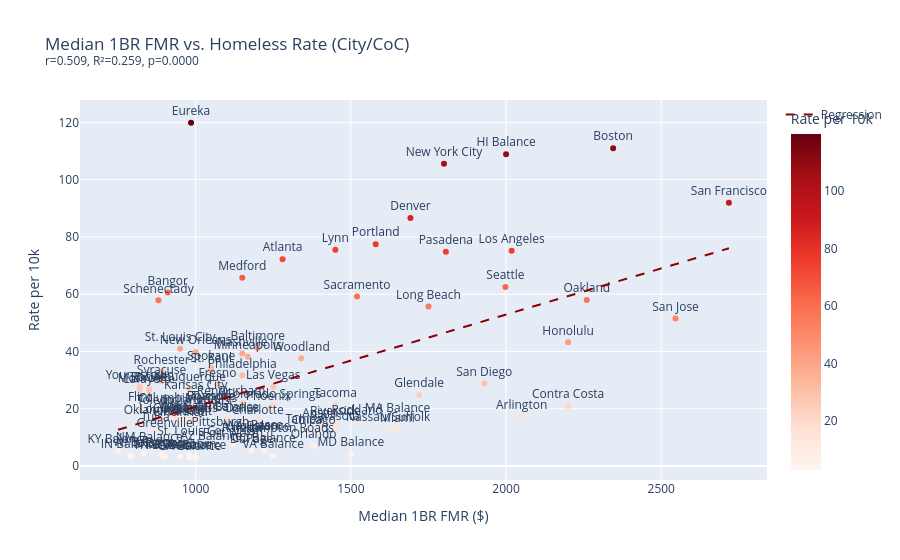

The cell this chart's notebook holds for it:
### Code cell
slope, intercept, r, p, se = stats.linregress(df['median_1br_fmr'], df['homeless_rate_per_10k'])
r2 = r ** 2
print(f'Median 1BR FMR vs homeless rate: r={r:.3f}, R²={r2:.3f}, p={p:.4f}')

x_range = [df['median_1br_fmr'].min(), df['median_1br_fmr'].max()]
y_range = [slope * x + intercept for x in x_range]

fig = px.scatter(
    df, x='median_1br_fmr', y='homeless_rate_per_10k', text='city_name',
    color='homeless_rate_per_10k', color_continuous_scale='Reds',
    hover_name='coc_name',
    title=f'Median 1BR FMR vs. Homeless Rate (City/CoC)<br><sup>r={r:.3f}, R²={r2:.3f}, p={p:.4f}</sup>',
    labels={'median_1br_fmr': 'Median 1BR FMR ($)', 'homeless_rate_per_10k': 'Rate per 10k'},
)
fig.add_trace(go.Scatter(x=x_range, y=y_range, mode='lines', name='Regression', line=dict(color='darkred', dash='dash')))
fig.update_traces(textposition='top center', selector=dict(mode='markers+text'))
fig.show()

### Figure 1 — Plotly figure (JSON) as saved in the notebook; plotly's stock layout.template omitted (floating-point values rounded to 4 significant figures)
{"data": [{"hovertemplate": "<b>%{hovertext}</b><br><br>Median 1BR FMR ($)=%{x}<br>Rate per 10k=%{marker.color}<br>city_name=%{text}<extra></extra>", "hovertext": ["Los Angeles City & County CoC", "San Diego City & County CoC", "Sacramento City & County CoC", "Oakland, Berkeley/Alameda County CoC", "San Francisco CoC", "Fresno City & County CoC", "Pasadena CoC", "Humboldt County CoC", "Contra Costa County CoC", "Yolo County CoC", "Long Beach CoC", "Glendale CoC", "San Jose/Santa Clara City & County CoC", "Riverside City & County CoC", "New York City CoC", "Syracuse, Auburn/Onondaga, Oswego Counties CoC", "Nassau, Suffolk Counties CoC", "Rockland County CoC", "Schenectady City & County CoC", "Seattle/King County CoC", "Washington Balance of State CoC", "Spokane City & County CoC", "Tacoma/Lakewood/Pierce County CoC", "Portland/Multnomah County CoC", "Oregon Balance of State CoC", "Medford/Ashland/Jackson County CoC", "Houston/Harris County CoC", "Dallas City & County CoC", "Fort Worth/Arlington/Tarrant County CoC", "Austin/Travis County CoC", "Waco/McLennan County CoC", "Sarasota/Bradenton/Manatee, Sarasota Counties CoC", "Tampa/Hillsborough County CoC", "Orlando/Orange, Osceola, Seminole Counties CoC", "Pasco County CoC", "Miami/Dade County CoC", "Metropolitan Denver CoC", "Colorado Balance of State CoC", "Colorado Springs/El Paso County CoC", "Boston CoC", "Massachusetts Balance of State CoC", "Lynn CoC", "Phoenix/Mesa/Maricopa County CoC", "Arizona Balance of State CoC", "Tucson/Pima County CoC", "Chicago CoC", "Illinois Balance of State CoC", "DuPage County CoC", "Minneapolis/Hennepin County CoC", "Saint Paul/Ramsey County CoC", "Rochester/Southeast Minnesota CoC", "Philadelphia CoC", "Pittsburgh/Allegheny County CoC", "Pennsylvania Balance of State CoC", "Atlanta CoC", "Georgia Balance of State CoC", "Las Vegas/Clark County CoC", "Reno/Sparks/Washoe County CoC", "Detroit CoC", "Dearborn/Dearborn Heights/Westland/Wayne County CoC", "Flint/Genesee County CoC", "Cincinnati/Hamilton County CoC", "Toledo/Lucas County CoC", "Columbus/Franklin County CoC", "Youngstown/Mahoning County CoC", "Cleveland/Cuyahoga County CoC", "Baltimore CoC", "Maryland Balance of State CoC", "Roanoke City & County/Salem CoC", "Newport News/Hampton/Virginia Beach CoC", "Arlington County CoC", "Virginia Balance of State CoC", "Raleigh/Wake County CoC", "Charlotte/Mecklenburg County CoC", "Durham County CoC", "North Carolina Balance of State CoC", "Hawaii Balance of State CoC", "Honolulu CoC", "Indianapolis CoC", "Indiana Balance of State CoC", "Nashville/Davidson County CoC", "Memphis/Shelby County CoC", "Tennessee Balance of State CoC", "St. Louis City CoC", "St. Louis County CoC", "Kansas City CoC", "Lafayette/Acadiana CoC", "New Orleans/Jefferson Parish CoC", "Monroe/Northeast Louisiana CoC", "Wisconsin Balance of State CoC", "Racine City & County CoC", "Albuquerque CoC", "New Mexico Balance of State CoC", "Oklahoma City CoC", "Tulsa City & County CoC", "Louisville/Jefferson County CoC", "Kentucky Balance of State CoC", "Columbia/Midlands CoC", "Greenville/Anderson/Spartanburg CoC", "Maine Balance of State CoC", "Bangor/Penobscot County CoC"], "legendgroup": "", "marker": {"color": [75.21, 28.83, 59.17, 57.94, 91.94, 28.55, 74.84, 119.9, 20.96, 37.61, 55.7, 24.73, 51.51, 15.04, 105.6, 29.6, 12.9, 15.43, 57.88, 62.52, 9.84, 34.26, 21.37, 77.47, 16.41, 65.72, 10.02, 16.11, 7.49, 14.26, 16.49, 13.46, 12.21, 7.03, 10.39, 12.78, 86.62, 5.61, 21.06, 111.0, 16.1, 75.5, 20.36, 6.38, 20.5, 11.92, 3.95, 5.5, 38.17, 33.47, 32.93, 31.58, 11.31, 3.18, 72.22, 3.06, 27.63, 21.93, 15.14, 3.64, 19.96, 14.86, 18.85, 16.12, 27.62, 16.08, 41.18, 4.15, 20.24, 9.08, 17.26, 3.5, 9.16, 15.54, 22.21, 3.32, 108.9, 43.22, 19.01, 3.47, 39.28, 19.73, 3.34, 40.92, 8.09, 24.29, 26.41, 39.75, 26.7, 4.41, 27.06, 27.06, 6.19, 15.51, 12.85, 15.94, 5.44, 19.51, 11.0, 16.7, 60.62], "coloraxis": "coloraxis", "symbol": "circle"}, "mode": "markers+text", "name": "", "orientation": "v", "showlegend": false, "text": ["Los Angeles", "San Diego", "Sacramento", "Oakland", "San Francisco", "Fresno", "Pasadena", "Eureka", "Contra Costa", "Woodland", "Long Beach", "Glendale", "San Jose", "Riverside", "New York City", "Syracuse", "Nassau/Suffolk", "Rockland", "Schenectady", "Seattle", "WA Balance", "Spokane", "Tacoma", "Portland", "OR Balance", "Medford", "Houston", "Dallas", "Fort Worth", "Austin", "Waco", "Sarasota", "Tampa", "Orlando", "Pasco", "Miami", "Denver", "CO Balance", "Colorado Springs", "Boston", "MA Balance", "Lynn", "Phoenix", "AZ Balance", "Tucson", "Chicago", "IL Balance", "DuPage", "Minneapolis", "St. Paul", "Rochester", "Philadelphia", "Pittsburgh", "PA Balance", "Atlanta", "GA Balance", "Las Vegas", "Reno", "Detroit", "Dearborn", "Flint", "Cincinnati", "Toledo", "Columbus", "Youngstown", "Cleveland", "Baltimore", "MD Balance", "Roanoke", "Hampton Roads", "Arlington", "VA Balance", "Raleigh", "Charlotte", "Durham", "NC Balance", "HI Balance", "Honolulu", "Indianapolis", "IN Balance", "Nashville", "Memphis", "TN Balance", "St. Louis City", "St. Louis Co", "Kansas City", "Lafayette", "New Orleans", "Monroe", "WI Balance", "Racine", "Albuquerque", "NM Balance", "Oklahoma City", "Tulsa", "Louisville", "KY Balance", "Columbia", "Greenville", "ME Balance", "Bangor"], "textposition": "top center", "type": "scatter", "x": [2018, 1930, 1520, 2260, 2718, 1070, 1806, 985, 2200, 1340, 1750, 1720, 2546, 1450, 1800, 890, 1620, 1520, 880, 1998, 1200, 1050, 1450, 1580, 1100, 1150, 1190, 1150, 1120, 1400, 930, 1450, 1350, 1380, 1230, 1650, 1692, 1220, 1250, 2345, 1650, 1450, 1234, 1050, 1050, 1380, 890, 1180, 1168, 1050, 890, 1150, 1080, 1000, 1280, 980, 1250, 1050, 990, 980, 820, 950, 870, 980, 820, 950, 1200, 1500, 1050, 1300, 2050, 1250, 1150, 1200, 1150, 950, 2000, 2200, 1000, 790, 1150, 1050, 900, 950, 980, 1000, 850, 1000, 820, 833, 850, 980, 850, 900, 870, 900, 750, 900, 900, 1000, 910], "xaxis": "x", "y": [75.21, 28.83, 59.17, 57.94, 91.94, 28.55, 74.84, 119.9, 20.96, 37.61, 55.7, 24.73, 51.51, 15.04, 105.6, 29.6, 12.9, 15.43, 57.88, 62.52, 9.84, 34.26, 21.37, 77.47, 16.41, 65.72, 10.02, 16.11, 7.49, 14.26, 16.49, 13.46, 12.21, 7.03, 10.39, 12.78, 86.62, 5.61, 21.06, 111.0, 16.1, 75.5, 20.36, 6.38, 20.5, 11.92, 3.95, 5.5, 38.17, 33.47, 32.93, 31.58, 11.31, 3.18, 72.22, 3.06, 27.63, 21.93, 15.14, 3.64, 19.96, 14.86, 18.85, 16.12, 27.62, 16.08, 41.18, 4.15, 20.24, 9.08, 17.26, 3.5, 9.16, 15.54, 22.21, 3.32, 108.9, 43.22, 19.01, 3.47, 39.28, 19.73, 3.34, 40.92, 8.09, 24.29, 26.41, 39.75, 26.7, 4.41, 27.06, 27.06, 6.19, 15.51, 12.85, 15.94, 5.44, 19.51, 11.0, 16.7, 60.62], "yaxis": "y"}, {"line": {"color": "darkred", "dash": "dash"}, "mode": "lines", "name": "Regression", "type": "scatter", "x": [750, 2718], "y": [12.66, 76.02]}], "layout": {"coloraxis": {"colorbar": {"title": {"text": "Rate per 10k"}}, "colorscale": [[0.0, "rgb(255,245,240)"], [0.125, "rgb(254,224,210)"], [0.25, "rgb(252,187,161)"], [0.375, "rgb(252,146,114)"], [0.5, "rgb(251,106,74)"], [0.625, "rgb(239,59,44)"], [0.75, "rgb(203,24,29)"], [0.875, "rgb(165,15,21)"], [1.0, "rgb(103,0,13)"]]}, "legend": {"tracegroupgap": 0}, "title": {"text": "Median 1BR FMR vs. Homeless Rate (City/CoC)<br><sup>r=0.509, R²=0.259, p=0.0000</sup>"}, "xaxis": {"anchor": "y", "domain": [0.0, 1.0], "title": {"text": "Median 1BR FMR ($)"}}, "yaxis": {"anchor": "x", "domain": [0.0, 1.0], "title": {"text": "Rate per 10k"}}}}
